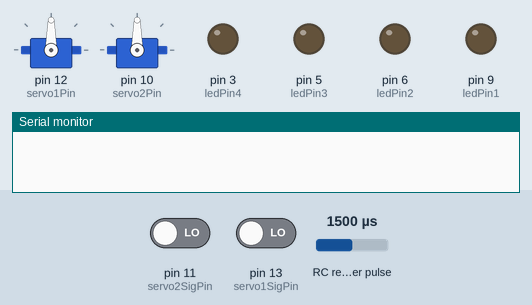
This sketch was run on a simulated Arduino Uno, built with avr-gcc and run on an emulated ATmega328P. Parts: 2 × servo, output pins drawn as LEDs (lit = HIGH), the last lines printed to the serial monitor. Wiring (inferred from the names in the program): RC receiver channel: data pin 8. Inputs (shaded band) come from the test bench; at power-on: RC receiver pulse 1500 µs, pin 11 (servo2SigPin) LOW, pin 13 (servo1SigPin) LOW.

Above: at 1.2 s.
1.3 s: RC receiver pulse (sensor on pin 8) set to 1020 µs
At 3.2 s:
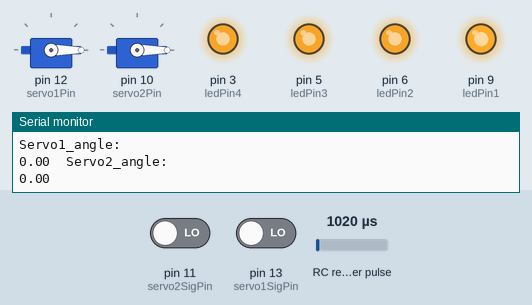
3.5 s: RC receiver pulse (sensor on pin 8) set to 1074 µs
At 4.5 s:
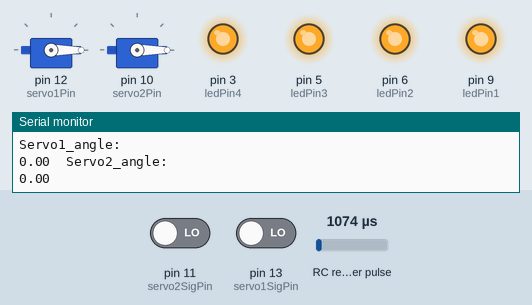
5.5 s: RC receiver pulse (sensor on pin 8) set to 1084 µs
At 6.7 s:
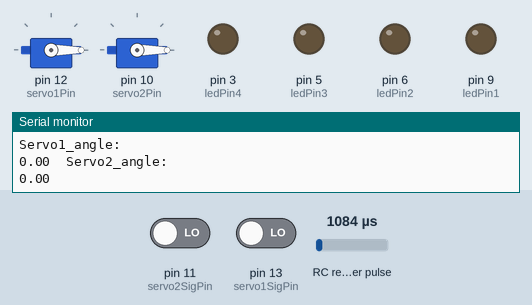
7.5 s: RC receiver pulse (sensor on pin 8) set to 1250 µs
At 9.0 s:
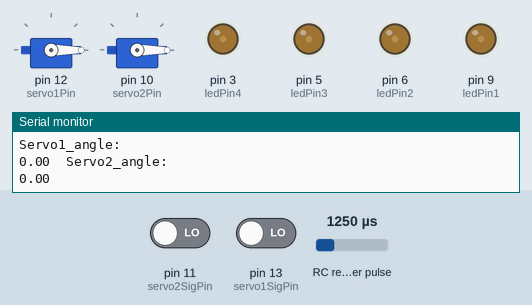
9.5 s: RC receiver pulse (sensor on pin 8) set to 1500 µs
At 11.3 s:
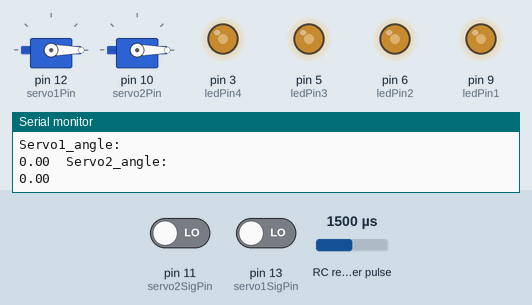
11.6 s: RC receiver pulse (sensor on pin 8) set to 1750 µs
At 13.5 s:
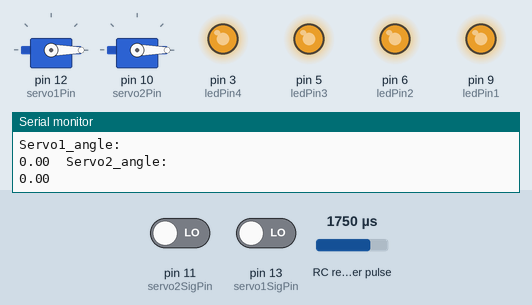
Timing chart, 0 to 14.6 s (numbered marks = the images above; inputs shaded):
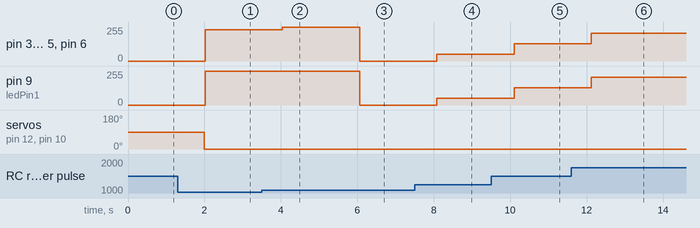

Measured:
- the behaviour switches between 1083 and 1084 µs on RC receiver pulse (sensor on pin 8) (found by bisection; images 2 and 3)
- after the input at 1.3 s, pin 3 (ledPin4), pin 5 (ledPin3), pin 6 (ledPin2): 0/255 → 235/255 after 0.72 s; pin 9 (ledPin1): 0/255 → 255/255 after 0.72 s
- after the input at 3.5 s, pin 3 (ledPin4), pin 5 (ledPin3), pin 6 (ledPin2): 235/255 → 252/255 after 0.54 s
- after the input at 5.5 s, pin 3 (ledPin4), pin 5 (ledPin3), pin 6 (ledPin2): 252/255 → 0/255 after 0.56 s; pin 9 (ledPin1): 255/255 → 0/255 after 0.56 s
- after the input at 7.5 s, pin 3 (ledPin4), pin 5 (ledPin3), pin 6 (ledPin2), pin 9 (ledPin1): 0/255 → 51/255 after 0.58 s
- after the input at 9.5 s, pin 3 (ledPin4), pin 5 (ledPin3), pin 6 (ledPin2), pin 9 (ledPin1): 51/255 → 130/255 after 0.60 s
- after the input at 11.6 s, pin 3 (ledPin4), pin 5 (ledPin3), pin 6 (ledPin2), pin 9 (ledPin1): 130/255 → 208/255 after 0.52 s

The sketch:

EDT_Servo_Motor_PWM_Pandora.ino
```cpp
/*
This code takes a PWM input from a radio receiver named Orange DRX
then converts the PWM signal to discrete angle values for output to
a  5V servo motor.

Code Written By:TAK'S JOSEPH REFUGIO
Code Written For: Chicago Engineering Design Team - Pandora Robot
Code Written On: Spring 2017
*/

#include<Servo.h>

int servo1SigPin = 13;           /* Assigns the pin connected to the DRX specifically for Servo 1 */
int servo2SigPin = 11;         /* Assigns the pin connected to the DRX specifically for Servo 2 */

int servo1Pin = 12;              /* Assigns the pin conneted to servo motor 1 */
int servo2Pin = 10;            /* Assigns the pin connected to servo motor 2 */


double drxVal_servo1 = 0;       /* Stores the value read in from the DRX */
double drxVal_servo2 = 0;     /* Stores the value read in from the DRX */

double angle_servo1 = 0;        /* Stores the angle value for servo 1 (Range: 0-150 degrees) depending on the value read in from the DRX */
double angle_servo2 = 0;         /* Stores the angle value for servo 2 (Range: 0-150 degrees) depending on the value read in from the DRX */

Servo servo1;                   /* Variable name for the first servo */
Servo servo2;                   /* Variable name for the second servo */

double angleThreshold = 1.5;    /* Determines how fast the servo moves */
int angleSensitivity = 300;      /* Determines how quickly the servo reacts to human commands */
int maxAngle = 180;             /* Sets the maximum angle that a servo can turn */

int throttlePin = 8;            /* Assigns the pin connected to the throttle */
int ledPin1 = 9;                /* For white LED */
int ledPin2 = 6;                /* For green LED */
int ledPin3 = 5;                /* For red LED */
int ledPin4 = 3;                /* For blue LED */

void setup() {
  servo1.attach(servo1Pin);         /* Assigns the pin attached to servo 1 */
  servo2.attach(servo2Pin);         /* Assigns the pin attached to servo 2 */
  pinMode(servo1SigPin,INPUT);      /* Tells Arduino that the DRX signal pin for servo 1 is an input pin */
  pinMode(servo2SigPin,INPUT);      /* Tells Arduino that the DRX signal pin for servo 2 is an input pin */

  /* Tells Arduino that the LEDs are output devices */
  pinMode(ledPin1,OUTPUT);
  pinMode(ledPin2,OUTPUT);
  pinMode(ledPin3,OUTPUT);
  pinMode(ledPin4,OUTPUT);
  Serial.begin(9600);               /* For printing to the Serial Monitor */
}

void loop() {
  /* Reading in the pulse HIGH duration from the DRX pin and stores it in drxVal */
  /* Maximum value is 1487, that's why we negate it so the normal is 0 */
  drxVal_servo1 = ((double)pulseIn(servo1SigPin,HIGH) - 1487);
  drxVal_servo2 = ((double)pulseIn(servo2SigPin,HIGH) - 1487);

  angleReturn(drxVal_servo1,maxAngle,&angle_servo1);
  angleReturn(drxVal_servo2,maxAngle,&angle_servo2);

  servo1.write(angle_servo1);      /* Instructing Arduino to turn servo 1 to a certain angle */
  servo2.write(angle_servo2);      /* Instructing Arduino to turn servo 2 to a certain angle */

  /* Printing values to the Serial Monitor */
  Serial.println("Servo1_angle:");
  Serial.print(angle_servo1);
  Serial.print("\t");
  Serial.println("Servo2_angle: ");
  Serial.print(angle_servo2);
  Serial.println("\n");

  int throttleValue = (double)pulseIn(throttlePin,HIGH);      /* Reads the HIGH time duration of the throttle */
  int ledBrightness = map(throttleValue,1088,1898,0,255);     /* Scales the throttleValues to go from 0 to 255 */

  /* Instructs Arduino to send current of a particular value to the LEDs */
  analogWrite(ledPin1,ledBrightness);
  analogWrite(ledPin2,ledBrightness);
  analogWrite(ledPin3,ledBrightness);
  analogWrite(ledPin4,ledBrightness);
}


/* For figuring out the angle associated with a DRX Value for any servos*/
void angleReturn (double drxVal, int maxAngle, double *angle)
{
  /* 50 is the sensitivity of a servo motor */
  if(drxVal > angleSensitivity ){                  /* If we throttle up, position value keeps going up until we hit upper limit (implied) */
      (*angle)= *angle + angleThreshold ;
      }
  else if (drxVal < -angleSensitivity){            /* If we throttle down, position value keeps going down until we hit lower limit (implied) */
      (*angle) = *angle - angleThreshold;
      }

  if(*angle < 0 ){                    /* If for some reason servo angle is negative, we correct that to zero. */
      *angle = 0;
      }
   else if (*angle > maxAngle){        /* If for some reason servo angle is positive, we correct that to max angle */
      *angle = maxAngle;
   }
}
```
